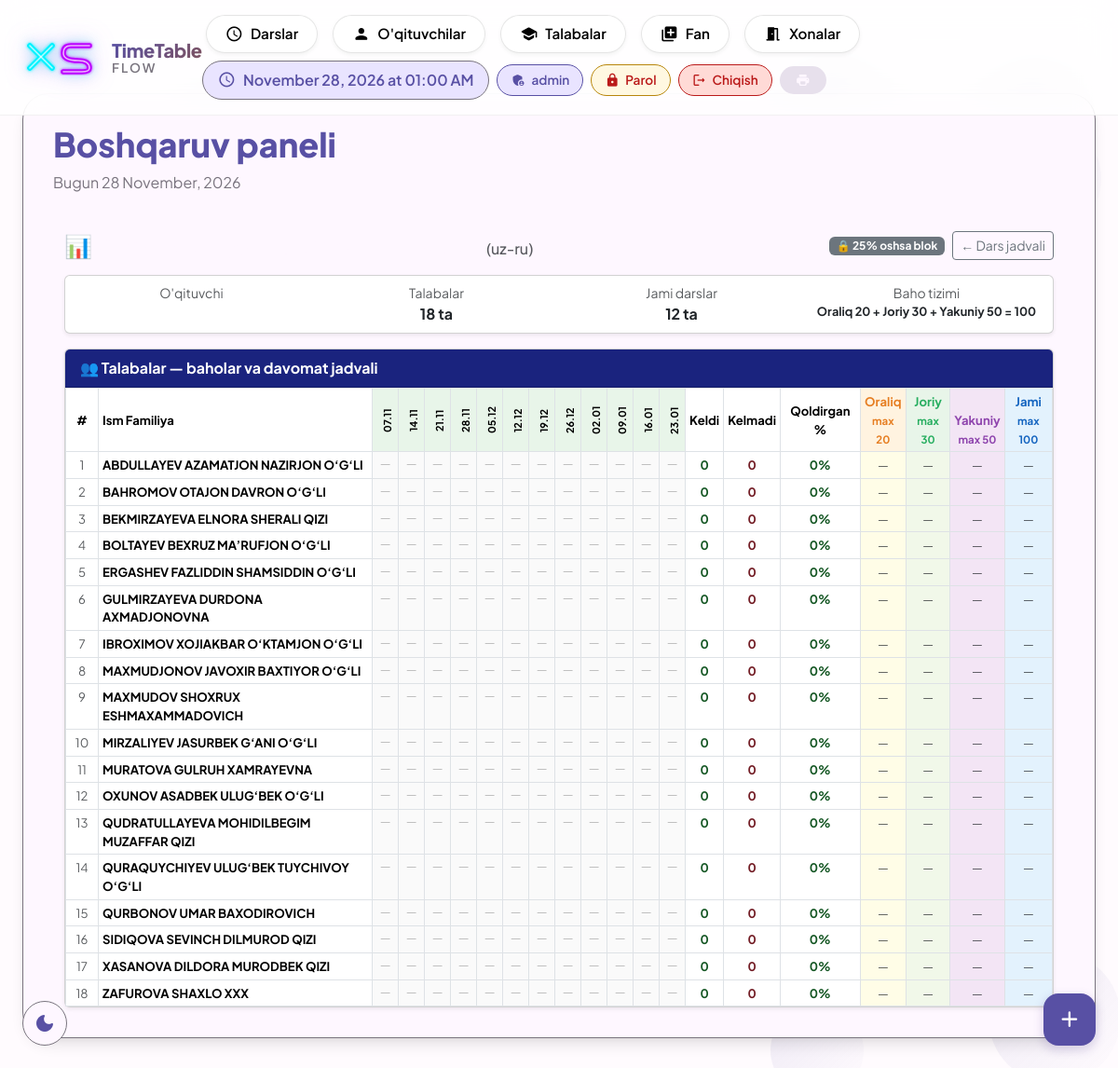
/raspisaniya/group/3759/grades/ (signed in), run on the app's committed database.
### raspisaniya/models.py (models this page shows, shortened)
class CourseGroup(models.Model):
    course = models.ForeignKey(Course, on_delete=models.CASCADE, related_name='groups')
    teacher = models.ForeignKey(Teacher, on_delete=models.SET_NULL, null=True, blank=True)
    students = models.ManyToManyField(Student, blank=True)
    group_number = models.PositiveIntegerField(default=1)
    start_time = models.TimeField(null=True, blank=True)
    weekdays = models.JSONField(default=list, blank=True)
    language = models.CharField(max_length=10, choices=LANGUAGE_CHOICES, default='uz')
    is_scheduled = models.BooleanField(default=False)
    room = models.ForeignKey('Room', null=True, blank=True, on_delete=models.SET_NULL)
    teacher_can_edit = models.BooleanField(default=False)  # Admin ruxsat bergan
    display_col = models.PositiveIntegerField(null=True, blank=True)  # Haftalik jadval ustuni (N-QATOR) — admin qo'lda tortib qo'ygan ustun raqami

class GroupSchedule(models.Model):
    group = models.ForeignKey(CourseGroup, on_delete=models.CASCADE, related_name='schedule')
    date = models.DateField()
    lesson_number = models.IntegerField(default=1)
    start_time = models.TimeField(null=True, blank=True)
    class Meta:
        ordering = ['date']

class Student(models.Model):
    user = models.OneToOneField(User, on_delete=models.SET_NULL, null=True, blank=True,related_name='student')
    student_id = models.CharField(max_length=20, unique=True, null=True, blank=True)
    first_name = models.CharField(max_length=50)
    last_name = models.CharField(max_length=50)
    group = models.ForeignKey(Group, on_delete=models.SET_NULL, null=True, blank=True)
    language = models.CharField(max_length=10, choices=LANGUAGE_CHOICES, default='uz')
    debts = models.ManyToManyField(Subject, related_name='debt_students', blank=True)

### raspisaniya/views/lessons.py (the view)
# urls.py: path('group/<int:group_pk>/grades/', views.admin_group_grades, name='admin_group_grades'),
@staff_member_required
def admin_group_grades(request, group_pk):
    from raspisaniya.models import Grade, Attendance
    group = get_object_or_404(CourseGroup, pk=group_pk)
    students = group.students.all().order_by('last_name', 'first_name')
    schedules = list(group.schedule.all().order_by('date'))
    total_lessons = len(schedules)
    grade_map = {g.student_id: g for g in Grade.objects.filter(course_group=group)}
    all_att = Attendance.objects.filter(schedule__group=group).values('student_id', 'schedule_id', 'is_present')
    att_map = {(a['student_id'], a['schedule_id']): a['is_present'] for a in all_att}
    rows = []
    for st in students:
        cells = []
        came = missed = 0
        for sched in schedules:
            val = att_map.get((st.pk, sched.pk))
            if val is True:
                came += 1
                cells.append('present')
            elif val is False:
                missed += 1
                cells.append('absent')
            else:
                cells.append('none')
        missed_percent = round(missed / total_lessons * 100) if total_lessons > 0 else 0
        is_blocked = missed_percent > 25 and not group.teacher_can_edit
        grade = grade_map.get(st.pk)
        total_grade = None
        if grade:
            vals = [v for v in [grade.midterm, grade.current, grade.final] if v is not None]
            total_grade = round(sum(vals), 1) if vals else None
        rows.append({
            'student': st,
            'cells': cells,
            'came': came,
            'missed': missed,
            'missed_percent': missed_percent,
            'is_blocked': is_blocked,
            'grade': grade,
            'total': total_grade,
        })
    return render(request, "raspisaniya/admin_group_grades.html", {
        "group": group,
        "schedules": schedules,
        "rows": rows,
        "total_lessons": total_lessons,
    })

### templates/raspisaniya/admin_group_grades.html (shortened to what this page needs)
{% extends 'raspisaniya/base.html' %}
{% block content %}
<div class="container-fluid mt-4">
<div class="d-flex justify-content-between align-items-center mb-3">
    <h4 class="mb-0">
        📊 {{ group.course.subject }} — {{ group.group_number }}-guruh
        <small class="text-muted fs-6">({{ group.get_language_display }})</small>
    </h4>
    <div class="d-flex gap-2 align-items-center">
        {% if group.teacher_can_edit %}
        <span class="badge bg-success">🔓 Ruxsat berilgan</span>
        {% else %}
        <span class="badge bg-secondary">🔒 25% oshsa blok</span>
        {% endif %}
        <a href="{% url 'lesson_schedule' group.course.pk %}" class="btn btn-outline-secondary btn-sm">← Dars jadvali</a>
    </div>
</div>
<div class="card mb-3 shadow-sm">
    <div class="card-body py-2">
        <div class="row text-center">
            <div class="col">
                <div class="text-muted small">O'qituvchi</div>
            </div>
            <div class="col">
                <div class="text-muted small">Talabalar</div>
                <div class="fw-bold">{{ rows|length }} ta</div>
            </div>
            <div class="col">
                <div class="text-muted small">Jami darslar</div>
                <div class="fw-bold">{{ total_lessons }} ta</div>
            </div>
            <div class="col">
                <div class="text-muted small">Baho tizimi</div>
                <div class="fw-bold" style="font-size:0.8rem;">Oraliq 20 + Joriy 30 + Yakuniy 50 = 100</div>
            </div>
        </div>
    </div>
</div>
<div class="card shadow-sm">
    <div class="card-header fw-bold" style="background:#1a237e; color:white;">
        👥 Talabalar — baholar va davomat jadvali
    </div>
    <div class="table-responsive">
        <table class="table table-bordered table-sm mb-0" style="font-size:0.82rem;">
            <thead style="background:#e8eaf6;">
                <tr>
                    <th rowspan="2" class="align-middle text-center" style="width:35px;">#</th>
                    <th rowspan="2" class="align-middle">Ism Familiya</th>
                    {% for sched in schedules %}
                    <th class="text-center" style="writing-mode:vertical-rl; transform:rotate(180deg); font-size:0.68rem; padding:4px 3px; background:#e8f5e9; min-width:28px;">
                        {{ sched.date|date:"d.m" }}
                    </th>
                    {% endfor %}
                    <th rowspan="2" class="align-middle text-center">Keldi</th>
                    <th rowspan="2" class="align-middle text-center">Kelmadi</th>
                    <th rowspan="2" class="align-middle text-center">Qoldirgan %</th>
                    <th class="text-center" style="background:#fff3e0; color:#e67e22;">Oraliq<br><small>max 20</small></th>
                    <th class="text-center" style="background:#e8f5e9; color:#27ae60;">Joriy<br><small>max 30</small></th>
                    <th class="text-center" style="background:#f3e5f5; color:#8e44ad;">Yakuniy<br><small>max 50</small></th>
                    <th class="text-center fw-bold" style="background:#e3f2fd; color:#1565c0;">Jami<br><small>max 100</small></th>
                </tr>
            </thead>
            <tbody>
                {% for row in rows %}
                <tr {% if row.is_blocked %}style="background:#fff0f0;"{% endif %}>
                    <td class="text-center text-muted">{{ forloop.counter }}</td>
                    <td>
                        <b>{{ row.student.first_name }}</b>
                    </td>
                    {% for cell in row.cells %}
                    <td class="text-center" style="padding:2px;
                        {% if cell == 'present' %}background:#d4edda; color:#155724;
                        {% elif cell == 'absent' %}background:#f8d7da; color:#721c24;
                        {% else %}background:#fafafa; color:#bbb;{% endif %}">
                        {% if cell == 'present' %}✓{% elif cell == 'absent' %}✗{% else %}—{% endif %}
                    </td>
                    {% endfor %}
                    <td class="text-center fw-bold" style="color:#155724;">{{ row.came }}</td>
                    <td class="text-center fw-bold" style="color:#721c24;">{{ row.missed }}</td>
                    <td class="text-center fw-bold" style="color:{% if row.missed_percent > 25 %}#dc3545{% else %}#155724{% endif %};">
                        {{ row.missed_percent }}%
                    </td>
                    <td class="text-center" style="background:#fffde7;">
                        {% if row.is_blocked %}<span class="text-muted">—</span>
                        {% elif row.grade and row.grade.midterm is not None %}
                        <span class="fw-bold" style="color:#e67e22;">{{ row.grade.midterm }}</span>
                        {% else %}<span class="text-muted">—</span>{% endif %}
                    </td>
                    <td class="text-center" style="background:#f1f8e9;">
                        {% if row.is_blocked %}<span class="text-muted">—</span>
                        {% elif row.grade and row.grade.current is not None %}
                        <span class="fw-bold" style="color:#27ae60;">{{ row.grade.current }}</span>
                        {% else %}<span class="text-muted">—</span>{% endif %}
                    </td>
                    <td class="text-center" style="background:#f3e5f5;">
                        {% if row.is_blocked %}<span class="text-muted">—</span>
                        {% elif row.grade and row.grade.final is not None %}
                        <span class="fw-bold" style="color:#8e44ad;">{{ row.grade.final }}</span>
                        {% else %}<span class="text-muted">—</span>{% endif %}
                    </td>
                    <td class="text-center" style="background:#e3f2fd;">
                        {% if row.is_blocked %}
                        <span class="text-danger" style="font-size:0.72rem;">Blok</span>
                        {% elif row.total is not None %}
                        <span class="fw-bold" style="color:{% if row.total >= 55 %}#155724{% else %}#721c24{% endif %};">
                            {{ row.total }}
                        </span>
                        {% else %}<span class="text-muted">—</span>{% endif %}
                    </td>
                </tr>
                {% empty %}
                <tr><td colspan="100" class="text-center text-muted py-4">Talabalar yo'q</td></tr>
                {% endfor %}
            </tbody>
        </table>
    </div>
</div>
</div>
{% endblock %}

### templates/raspisaniya/base.html (shortened to what this page needs)
{% load static %}
<!DOCTYPE html>
<html lang="uz">
<head>
    <link href="https://cdn.jsdelivr.net/npm/bootstrap@5.3.2/dist/css/bootstrap.min.css" rel="stylesheet">
</head>
<body>
    <div class="bubbles" id="bubbles"></div>
    <div class="app-bar" id="appBar">
        <div class="container-fluid px-4">
            <div class="d-flex justify-content-between align-items-center">
                <div class="d-flex align-items-center gap-3">
                    <a href="{% url 'reset_database' %}" class="xs-main-logo" title="Reset Database" style="text-decoration: none; display: inline-block;">
                    </a>
                    <a href="{% url 'lesson_list' %}" class="text-decoration-none">
                        <div style="line-height:1.15;">
                            <div style="font-size:1.25rem;font-weight:800;background:linear-gradient(135deg,var(--md-primary),var(--md-tertiary));-webkit-background-clip:text;-webkit-text-fill-color:transparent;letter-spacing:-0.3px;">TimeTable</div>
                            <div style="font-size:0.85rem;font-weight:600;color:var(--md-outline);letter-spacing:2px;text-transform:uppercase;">Flow</div>
                        </div>
                    </a>
                </div>
                <div class="d-flex gap-2 align-items-center flex-wrap">
                    {% if user.is_authenticated and user.is_superuser %}
                    <div class="d-none d-lg-flex gap-2 align-items-center desktop-menu">
                        <a href="{% url 'lesson_list' %}" class="nav-chip {% if request.resolver_match.url_name == 'lesson_list' %}active{% endif %}">
                            <span class="material-icons-round">schedule</span><span>Darslar</span>
                        </a>
                        <a href="{% url 'teacher_list' %}" class="nav-chip {% if request.resolver_match.url_name == 'teacher_list' %}active{% endif %}">
                            <span class="material-icons-round">person</span><span>O'qituvchilar</span>
                        </a>
                        <a href="{% url 'student_list' %}" class="nav-chip {% if request.resolver_match.url_name == 'student_list' %}active{% endif %}">
                            <span class="material-icons-round">school</span><span>Talabalar</span>
                        </a>
                        <a href="{% url 'subject_list' %}" class="nav-chip {% if request.resolver_match.url_name == 'subject_create' %}active{% endif %}">
                            <span class="material-icons-round">library_add</span><span>Fan</span>
                        </a>
                        <a href="{% url 'room_list' %}" class="nav-chip {% if request.resolver_match.url_name == 'room_list' %}active{% endif %}">
                            <span class="material-icons-round">meeting_room</span><span>Xonalar</span>
                        </a>
                    </div>
                    {% endif %}
                    <div class="current-time d-none d-lg-flex">
                        <span class="material-icons-round">schedule</span>
                        <span id="timeDisplay">--:--</span>
                    </div>
                    {% if user.is_authenticated %}
                    <div class="user-chip">
                        <span class="material-icons-round">
                        </span>
                        <span>{{ user.get_full_name|default:user.username }}</span>
                    </div>
                    <a href="{% url 'change_password' %}" class="logout-chip d-none d-lg-inline-flex" style="background:#fff8e1; color:#b8860b; border-color:#b8860b;">
                        <span class="material-icons-round">lock</span>Parol
                    </a>
                    <a href="{% url 'logout' %}" class="logout-chip d-none d-lg-inline-flex">
                        <span class="material-icons-round">logout</span>Chiqish
                    </a>
                    {% endif %}
                    <button class="md-chip" onclick="window.print()">
                        <span class="material-icons-round">print</span>
                    </button>
                </div>
            </div>
        </div>
    </div>
    <button class="theme-toggle" id="themeToggle">
    </button>
    {% if user.is_authenticated and user.is_superuser %}
    <button class="fab" onclick="showQuickAdd()">
        <span class="material-icons-round">add</span>
    </button>
    {% endif %}
    <div class="container-fluid px-4">
        <div class="md-surface">
            <div class="d-flex justify-content-between align-items-center mb-4">
                <div>
                    <h1 class="display-small d-inline-flex align-items-center gap-2">
                        {% block page_title %}Boshqaruv paneli{% endblock %}
                    </h1>
                    <p class="body-large">{% block page_subtitle %}Bugun {% now "j F, Y" %}{% endblock %}</p>
                </div>
            </div>
            {% block content %}{% endblock %}
        </div>
    </div>
</body>
</html>

### data on the page
CourseGroup: language "uz-ru"
GroupSchedule: date "07.11"
GroupSchedule: date "14.11"
GroupSchedule: date "21.11"
GroupSchedule: date "28.11"
GroupSchedule: date "05.12"
GroupSchedule: date "12.12"
GroupSchedule: date "19.12"
GroupSchedule: date "26.12"
GroupSchedule: date "02.01"
GroupSchedule: date "09.01"
GroupSchedule: date "16.01"
GroupSchedule: date "23.01"
Student: student.first_name "ABDULLAYEV AZAMATJON NAZIRJON O‘G‘LI", came "0", missed "0", missed_percent "0"
Student: student.first_name "BAHROMOV OTAJON DAVRON O‘G‘LI", came "0", missed "0", missed_percent "0"
Student: student.first_name "BEKMIRZAYEVA ELNORA SHERALI QIZI", came "0", missed "0", missed_percent "0"
Student: student.first_name "BOLTAYEV BEXRUZ MA’RUFJON O‘G‘LI", came "0", missed "0", missed_percent "0"
Student: student.first_name "ERGASHEV FAZLIDDIN SHAMSIDDIN O‘G‘LI", came "0", missed "0", missed_percent "0"
Student: student.first_name "GULMIRZAYEVA DURDONA AXMADJONOVNA", came "0", missed "0", missed_percent "0"
Student: student.first_name "IBROXIMOV XOJIAKBAR O‘KTAMJON O‘G‘LI", came "0", missed "0", missed_percent "0"
Student: student.first_name "MAXMUDJONOV JAVOXIR BAXTIYOR O‘G‘LI", came "0", missed "0", missed_percent "0"
Student: student.first_name "MAXMUDOV SHOXRUX ESHMAXAMMADOVICH", came "0", missed "0", missed_percent "0"
Student: student.first_name "MIRZALIYEV JASURBEK G‘ANI O‘G‘LI", came "0", missed "0", missed_percent "0"
Student: student.first_name "MURATOVA GULRUH XAMRAYEVNA", came "0", missed "0", missed_percent "0"
Student: student.first_name "OXUNOV ASADBEK ULUG‘BEK O‘G‘LI", came "0", missed "0", missed_percent "0"
Student: student.first_name "QUDRATULLAYEVA MOHIDILBEGIM MUZAFFAR QIZI", came "0", missed "0", missed_percent "0"
Student: student.first_name "QURAQUYCHIYEV ULUG‘BEK TUYCHIVOY O‘G‘LI", came "0", missed "0", missed_percent "0"
Student: student.first_name "QURBONOV UMAR BAXODIROVICH", came "0", missed "0", missed_percent "0"
Student: student.first_name "SIDIQOVA SEVINCH DILMUROD QIZI", came "0", missed "0", missed_percent "0"
Student: student.first_name "XASANOVA DILDORA MURODBEK QIZI", came "0", missed "0", missed_percent "0"
Student: student.first_name "ZAFUROVA SHAXLO XXX", came "0", missed "0", missed_percent "0"

### other printed values
{{ user.get_full_name|default:user.username }} "admin"
{{ rows|length }} "18"
{{ total_lessons }} "12"
